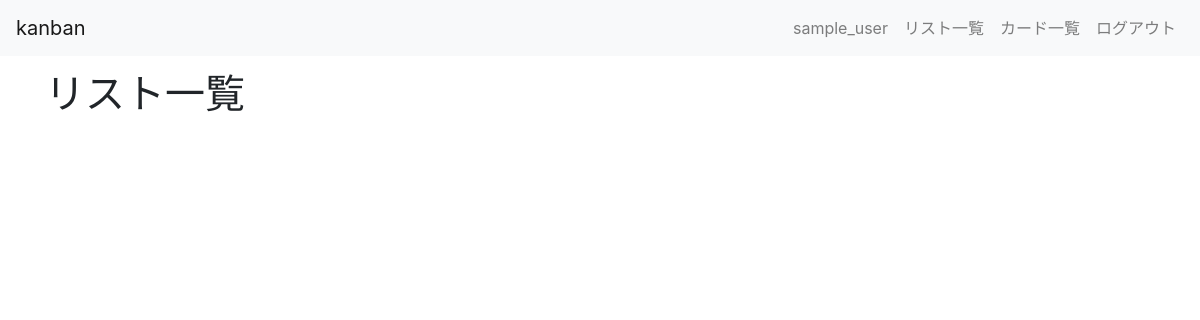
/kanban/lists/ (signed in), run on an earlier commit of the app's database.
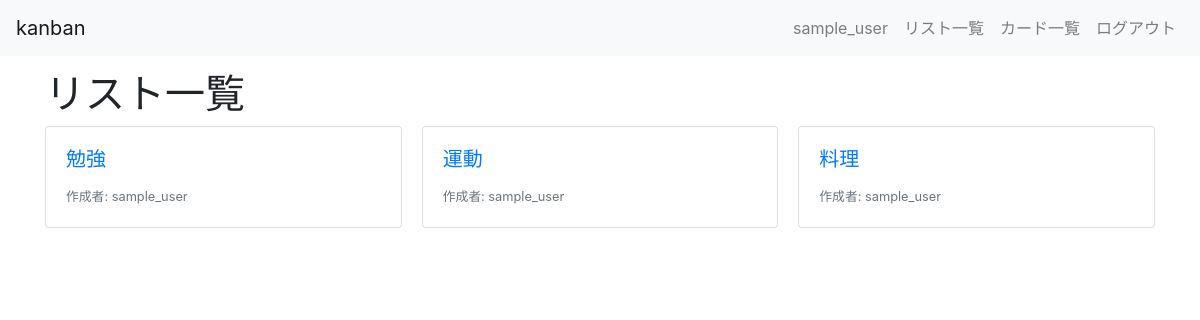
And on a later commit of the database.
### kanban/models.py (models this page shows, shortened)
class List(models.Model):
    title = models.CharField(max_length=200)
    user = models.ForeignKey(User, on_delete=models.CASCADE)

### kanban/views.py (the view)
# urls.py: path("lists/", views.ListListView.as_view(), name="lists_list"),
class ListListView(LoginRequiredMixin, ListView):
    model = List
    template_name = "kanban/lists/list.html"

### kanban/templates/kanban/lists/list.html
{% extends "kanban/base.html" %}
{% block content %}
<div class="container">
  <h1>リスト一覧</h1>
  <div class="card-columns">
    {% for list in list_list %}
    <a href="{% url 'kanban:lists_detail' list.pk %}" class="card">
      <div class="card-body">
        <h5 class="card-title">{{ list.title }}</h5>
        <footer>
          <small class="text-muted">作成者: {{ list.user.username }}</small>
        </footer>
      </div>
    </a>
    {% endfor %}
  </div>
</div>
{% endblock %}

### kanban/templates/kanban/base.html (shortened to what this page needs)
{% load static %}
<!doctype html>
<html lang="ja">
  <head>
    <link rel="stylesheet" href="https://stackpath.bootstrapcdn.com/bootstrap/4.3.1/css/bootstrap.min.css">
    <link href="https://use.fontawesome.com/releases/v5.6.1/css/all.css" rel="stylesheet">
    <link rel="stylesheet" type="text/css" href="{% static 'kanban/custom.css' %}">
  </head>
  <body>
    <header>
      <nav class="navbar navbar-expand-lg navbar-light bg-light fixed-top">
        {% if request.user.is_authenticated %}
        <a class="navbar-brand" href="{% url 'kanban:home' %}">kanban</a>
        {% else %}
        <a class="navbar-brand" href="{% url 'kanban:index' %}">kanban</a>
        {% endif %}
        <div class="collapse navbar-collapse" id="navbarSupportedContent">
          <ul class="navbar-nav">
            {% if request.user.is_authenticated %}
            <li class="nav-item">
              <a class="nav-link" href="{% url 'kanban:users_detail' request.user.pk %}">{{ request.user.username }}</a>
            </li>
            <li class="nav-item">
              <a class="nav-link" href="{% url 'kanban:lists_list' %}">リスト一覧</a>
            </li>
            <li class="nav-item">
              <a class="nav-link" href="{% url 'kanban:cards_list' %}">カード一覧</a>
            </li>
            <li class="nav-item">
              <a class="nav-link" href="{% url 'logout' %}">ログアウト</a>
            </li>
            {% endif %}
          </ul>
        </div>
      </nav>
    </header>
    <main>
      {% block content %}
      {% endblock %}
    </main>
  </body>
</html>

### kanban/static/kanban/custom.css (style rules this page uses)
body { padding-top: 70px; }

What changed in the data, as far as the page shows it:
added List: title "勉強", user.username "sample_user"
added List: title "運動", user.username "sample_user"
added List: title "料理", user.username "sample_user"
